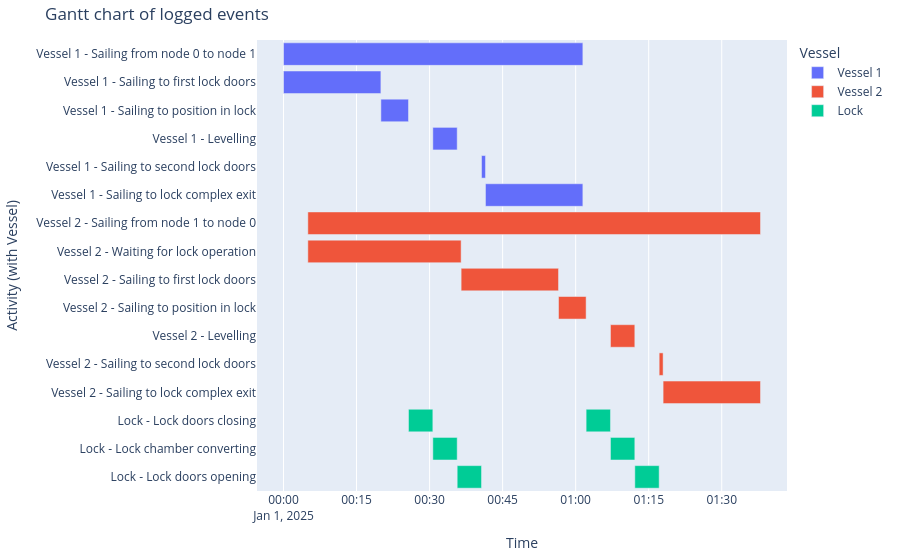

The cell this chart's notebook holds for it:
### Code cell
df_eventtable = opentnsim.core.logutils.logbook2eventtable([vessel_1, vessel_2, lock])
generate_vessel_gantt_chart(df_eventtable)

### Figure 1 — Plotly figure (JSON) as saved in the notebook; plotly's stock layout.template omitted (floating-point values rounded to 4 significant figures)
{"data": [{"base": ["2025-01-01T00:00:00.000000000", "2025-01-01T00:00:00.000000000", "2025-01-01T00:20:00.000000000", "2025-01-01T00:30:40.172786000", "2025-01-01T00:40:40.172786000", "2025-01-01T00:41:28.768899000"], "hovertemplate": "object name=Vessel 1<br>start time=%{base}<br>stop time=%{x}<br>activity label=%{y}<extra></extra>", "legendgroup": "Vessel 1", "marker": {"color": "#636efa", "pattern": {"shape": ""}}, "name": "Vessel 1", "orientation": "h", "showlegend": true, "textposition": "auto", "type": "bar", "x": [3688768, 1200000, 340172, 300000, 48596, 1200000], "xaxis": "x", "y": ["Vessel 1 - Sailing from node 0 to node 1", "Vessel 1 - Sailing to first lock doors", "Vessel 1 - Sailing to position in lock", "Vessel 1 - Levelling", "Vessel 1 - Sailing to second lock doors", "Vessel 1 - Sailing to lock complex exit"], "yaxis": "y"}, {"base": ["2025-01-01T00:05:00.000000000", "2025-01-01T00:05:00.000000000", "2025-01-01T00:36:28.768898000", "2025-01-01T00:56:28.768898000", "2025-01-01T01:07:09.000000000", "2025-01-01T01:17:09.000000000", "2025-01-01T01:17:57.596112000"], "hovertemplate": "object name=Vessel 2<br>start time=%{base}<br>stop time=%{x}<br>activity label=%{y}<extra></extra>", "legendgroup": "Vessel 2", "marker": {"color": "#EF553B", "pattern": {"shape": ""}}, "name": "Vessel 2", "orientation": "h", "showlegend": true, "textposition": "auto", "type": "bar", "x": [5577596, 1888768, 1200000, 340172, 300000, 48596, 1200000], "xaxis": "x", "y": ["Vessel 2 - Sailing from node 1 to node 0", "Vessel 2 - Waiting for lock operation", "Vessel 2 - Sailing to first lock doors", "Vessel 2 - Sailing to position in lock", "Vessel 2 - Levelling", "Vessel 2 - Sailing to second lock doors", "Vessel 2 - Sailing to lock complex exit"], "yaxis": "y"}, {"base": ["2025-01-01T00:25:40.172786000", "2025-01-01T00:30:40.172786000", "2025-01-01T00:35:40.172786000", "2025-01-01T01:02:09.000000000", "2025-01-01T01:07:09.000000000", "2025-01-01T01:12:09.000000000"], "hovertemplate": "object name=Lock<br>start time=%{base}<br>stop time=%{x}<br>activity label=%{y}<extra></extra>", "legendgroup": "Lock", "marker": {"color": "#00cc96", "pattern": {"shape": ""}}, "name": "Lock", "orientation": "h", "showlegend": true, "textposition": "auto", "type": "bar", "x": [300000, 300000, 300000, 300000, 300000, 300000], "xaxis": "x", "y": ["Lock - Lock doors closing", "Lock - Lock chamber converting", "Lock - Lock doors opening", "Lock - Lock doors closing", "Lock - Lock chamber converting", "Lock - Lock doors opening"], "yaxis": "y"}], "layout": {"barmode": "overlay", "legend": {"title": {"text": "Vessel"}, "tracegroupgap": 0}, "margin": {"b": 20, "l": 20, "r": 20, "t": 40}, "title": {"text": "Gantt chart of logged events"}, "xaxis": {"anchor": "y", "domain": [0, 1], "title": {"text": "Time"}, "type": "date"}, "yaxis": {"anchor": "x", "autorange": "reversed", "domain": [0, 1], "title": {"text": "Activity (with Vessel)"}}}}
